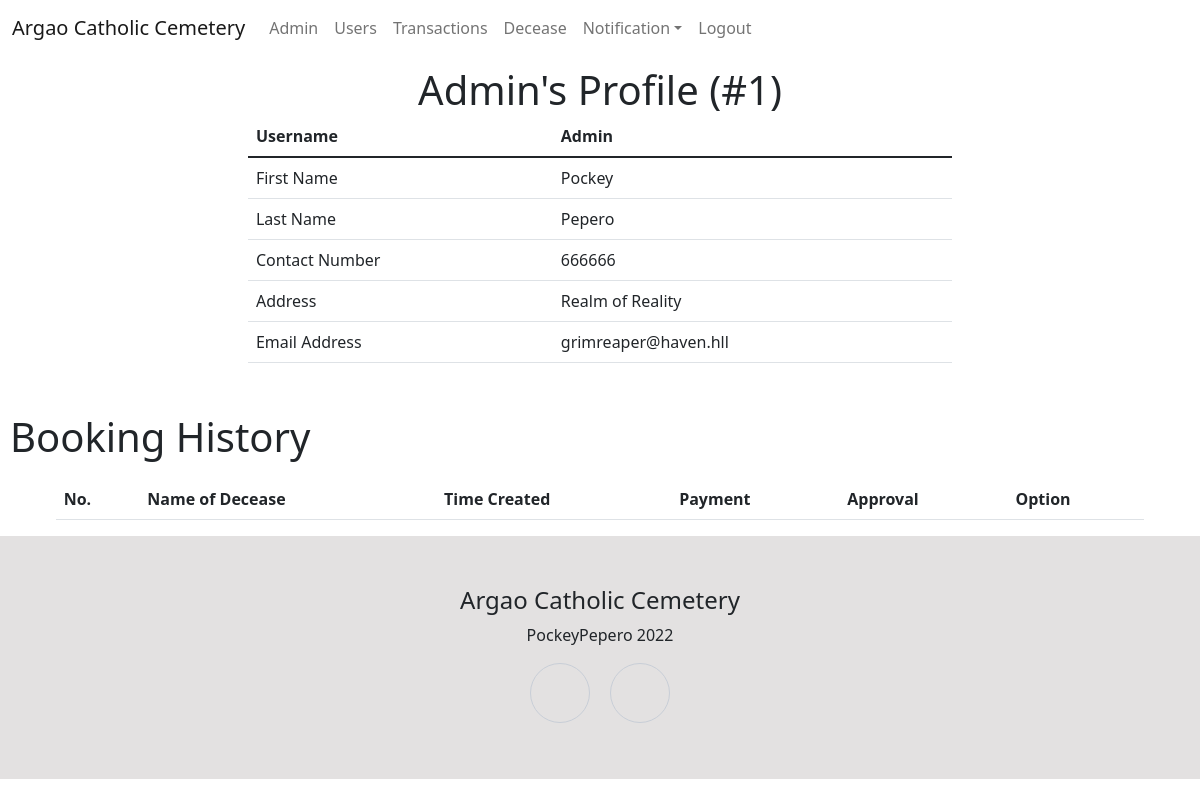
Before: /UserProfile.php (signed in) with the older database file.
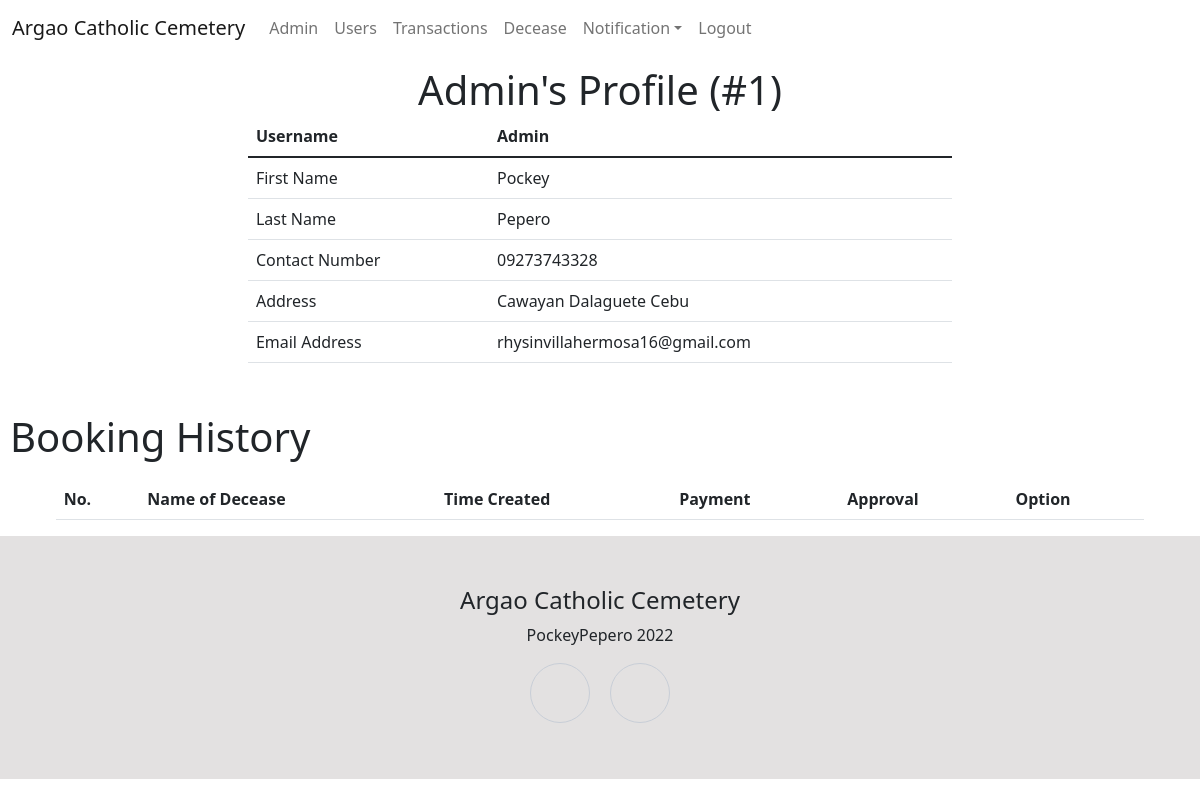
After: the same page with the newer database file.
### tables this page shows
CREATE TABLE `user` (
  `userId` int(200) NOT NULL,
  `userName` varchar(200) NOT NULL,
  `userFname` varchar(200) NOT NULL,
  `userLname` varchar(200) NOT NULL,
  `userContact` varchar(250) NOT NULL,
  `userAddress` varchar(50) NOT NULL,
  `userMail` varchar(200) NOT NULL,
  `userPwd` varchar(200) NOT NULL,
  `userTimestamp` datetime NOT NULL DEFAULT current_timestamp()
);

### assets/php/dbProfile.php (called while the page is built)
<?php
require_once 'dbconnection.php';
$username = $_SESSION["user"];
$sql="SELECT * FROM user WHERE userName= '$username'";
$result = mysqli_query($conn,$sql);
if(mysqli_num_rows($result)>0)
{
    while ($urow = mysqli_fetch_array($result))
    {
        $fname = $urow['userFname'];
        $lname = $urow['userLname'];
        $contact = $urow['userContact'];
        $address = $urow['userAddress'];
        $email = $urow['userMail'];
    }
}

### UserProfile.php (the view, shortened to what this page needs)
<?php
if (isset($_SESSION['userID']))
{
    if($_SESSION['userID'] == 1)
    {
        include_once 'assets/headerfooter/adminHeader.php';
    }
    else{
        include_once 'assets/headerfooter/userHeader.php';
    }
}
else{
    include_once 'assets/headerfooter/Header.php';
}
include_once 'assets/php/dbProfile.php';
?>
    <div style="height: 60px;padding: 10px;">
        <h1 class="text-center"><?php echo $_SESSION['user']; ?>'s Profile (#<?php echo $_SESSION['userID'] ?>)</h1>
    </div>
    <div class="d-flex justify-content-center" style="height: 287px;">
        <div class="table-responsive" style="width: 704.188px;">
            <table class="table">
                <thead>
                    <tr>
                        <th>Username</th>
                        <th><?php echo $_SESSION['user'] ?></th>
                    </tr>
                </thead>
                <tbody>
                    <tr>
                        <td>First Name</td>
                        <td><?php echo $fname ?></td>
                    </tr>
                    <tr>
                        <td>Last Name</td>
                        <td> <?php echo $lname ?> </td>
                    </tr>
                    <tr>
                        <td>Contact Number</td>
                        <td><?php  echo $contact ?></td>
                    </tr>
                    <tr>
                        <td>Address</td>
                        <td><?php echo $address ?></td>
                    </tr>
                    <tr>
                        <td>Email Address</td>
                        <td><?php  echo $email?></td>
                    </tr>
                </tbody>
            </table>
        </div>
    </div>
    <div style="padding: 10px;">
        <h1>Booking History</h1>
        </div>
    <div class="d-flex justify-content-center">
        <div class="table-responsive" style="width: 1088.594px;">
            <table class="table">
                <thead>
                    <tr>
                        <th>No.</th>
                        <th>Name of Decease</th>
                        <th>Time Created</th>
                        <th>Payment</th>
                        <th>Approval</th>
                        <th>Option</th>
                    </tr>
                </thead>
            </table>
        </div>
    </div>
<?php
include_once 'assets/headerfooter/Footer.php';
?>

Changed rows visible on the page:
changed user "Pockey": userContact "666666" → "09273743328"; userAddress "Realm of Reality" → "Cawayan Dalaguete Cebu"; userMail "grimreaper@haven.hll" → "rhysinvillahermosa16@gmail.com"
